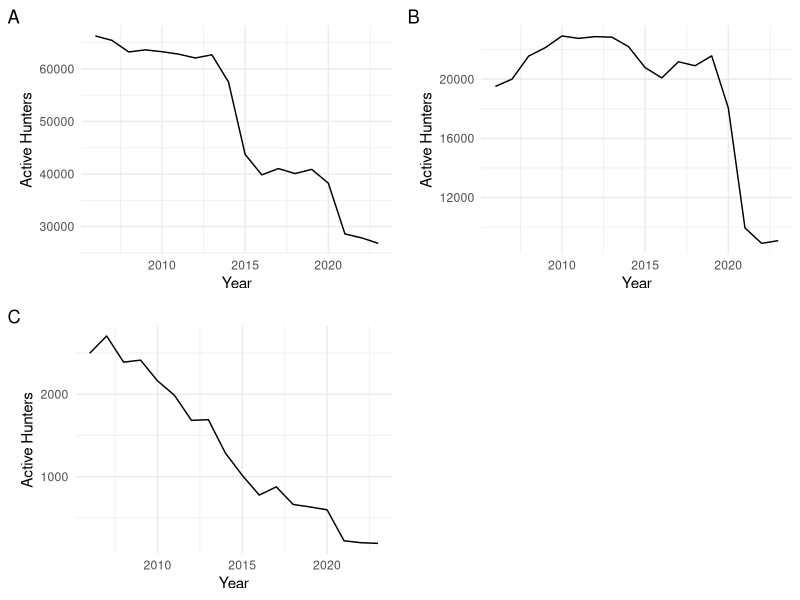
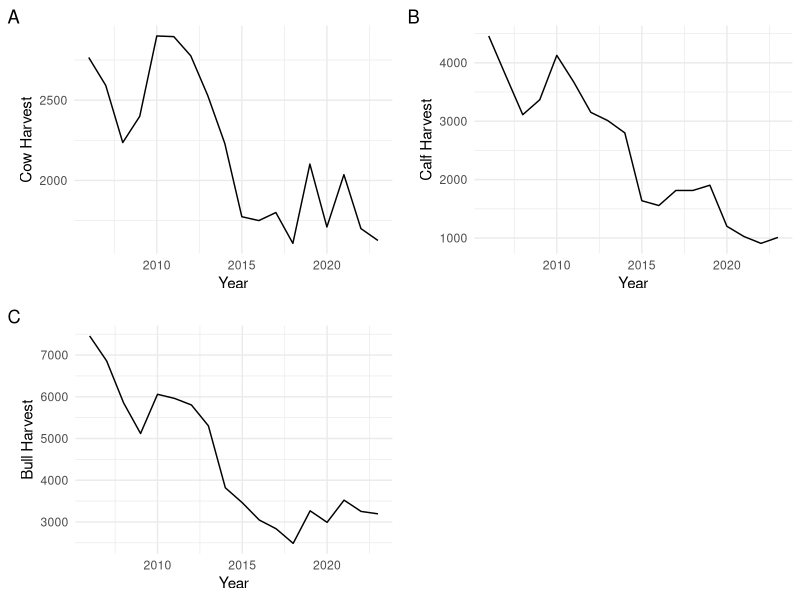
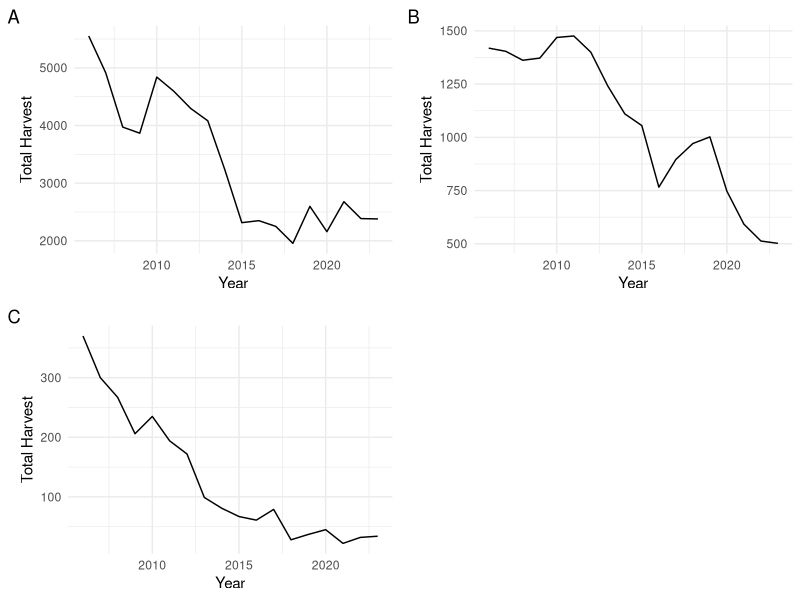
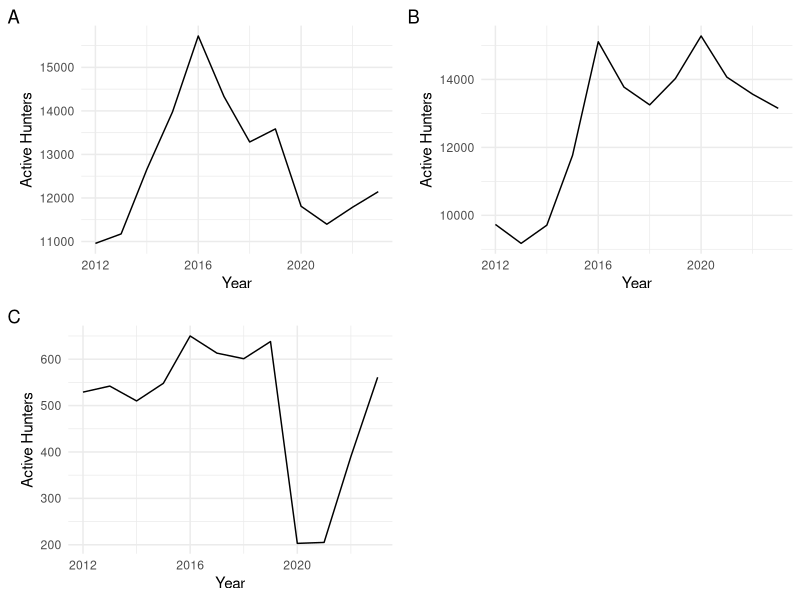
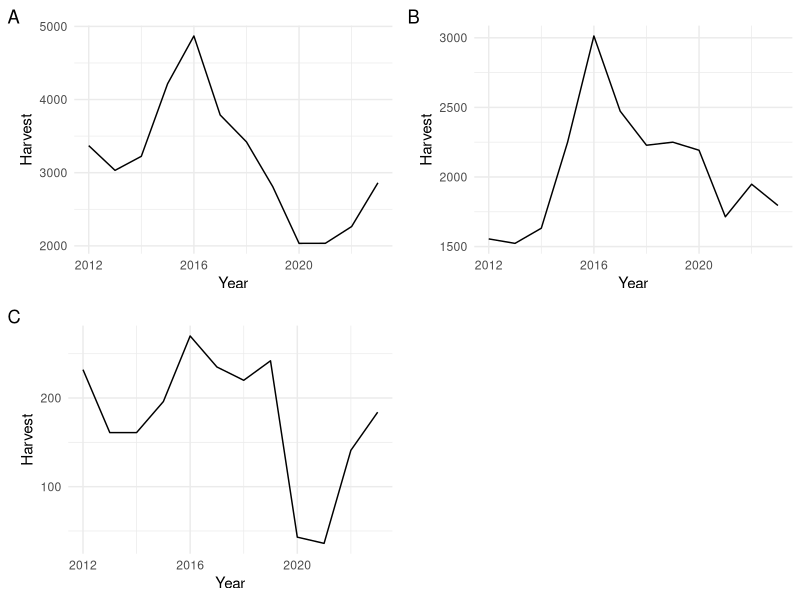
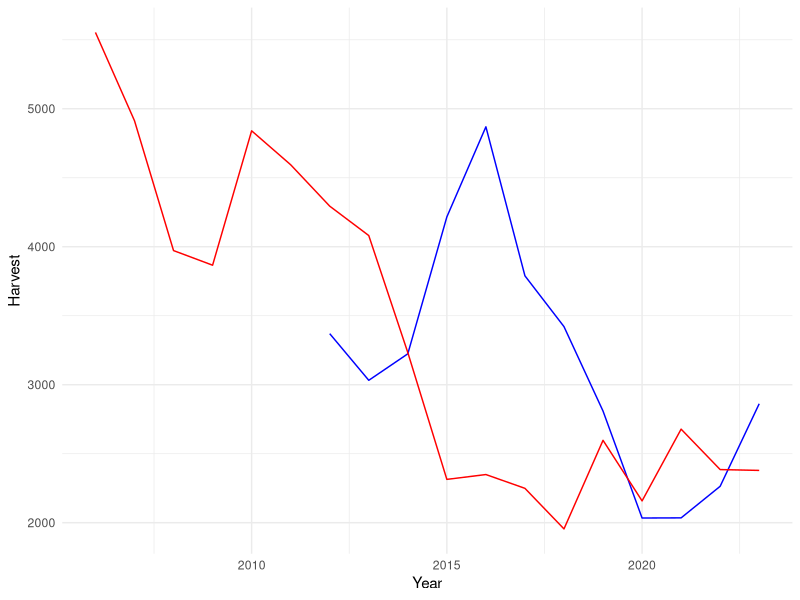
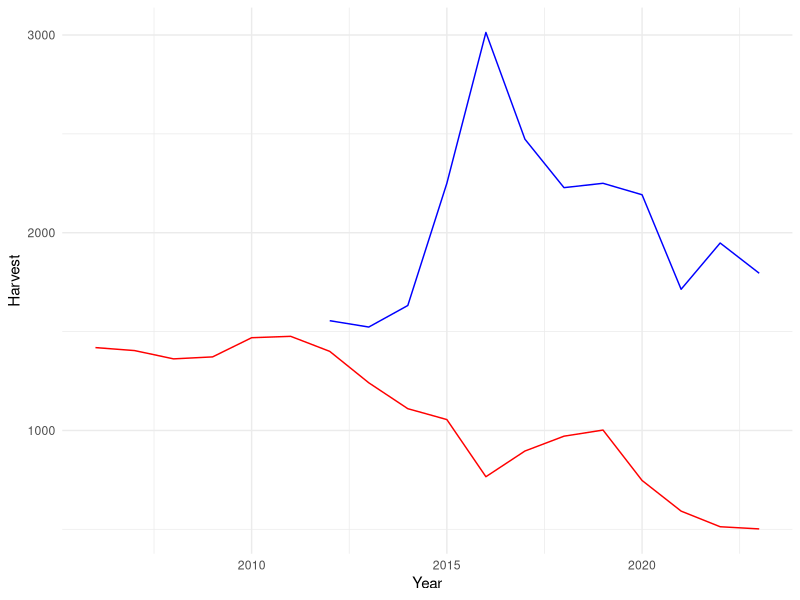
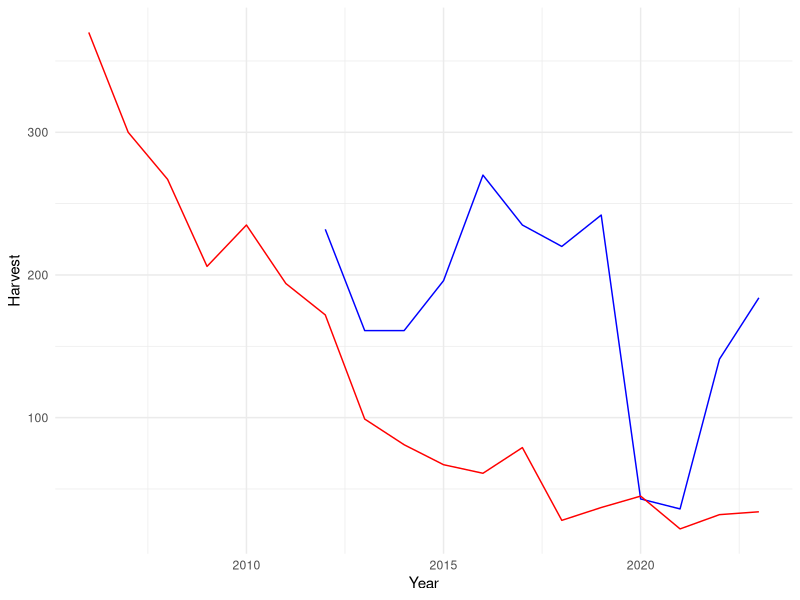

Write R code to recreate these figures, in order.
## ---- chunk 1
#| echo: false
#| include: false
#| warning: false
#| message: false

library(tidyverse)
library(ggplot2)
library(gridExtra)
## ---- chunk 2
#| echo: false
#| include: false
#| warning: false
#| message: false

#### Read in data ####
north_bear <-
  read_csv(
    file = "../data/analysis_data/north_data_bear.csv",
    show_col_types = FALSE
  )

se_bear <-
  read_csv(
    file = "../data/analysis_data/southeast_data_bear.csv",
    show_col_types = FALSE
  )

sw_bear <-
  read_csv(
    file = "../data/analysis_data/southwest_data_bear.csv",
    show_col_types = FALSE
  )

north_moose <-
  read_csv(
    file = "../data/analysis_data/north_data_moose.csv",
    show_col_types = FALSE
  )

se_moose <-
  read_csv(
    file = "../data/analysis_data/southeast_data_moose.csv",
    show_col_types = FALSE
  )

sw_moose <-
  read_csv(
    file = "../data/analysis_data/southwest_data_moose.csv",
    show_col_types = FALSE
  )

all_moose <-
  read_csv(
    file = "../data/analysis_data/all_data_moose.csv",
    show_col_types = FALSE
  )

types_moose <-
  read_csv(
    file = "../data/analysis_data/types_data_moose.csv",
    show_col_types = FALSE
  )

all_bear <-
  read_csv(
    file = "../data/analysis_data/all_data_bear.csv",
    show_col_types = FALSE
  )
## ---- chunk 3
#| echo: false
#| warning: false
#| label: fig-huntersmoose
#| fig-cap: "Number of active moose hunters between 2012 and 2023 in the northern (A), southeastern (B), and southwestern (C) region"

plot1 <- 
  ggplot()+
  geom_line(data = north_moose, aes(x = Year, y = `Active Hunters`), color = "black") +
  theme_minimal()+
  labs(tag = "A")

plot2 <-
  ggplot()+
  geom_line(data = se_moose, aes(x = Year, y = `Active Hunters`), color = "black") +
  theme_minimal() +
  labs(tag = "B")

plot3 <-
  ggplot()+
  geom_line(data = sw_moose, aes(x = Year, y = `Active Hunters`), color = "black") +
  theme_minimal() +
  labs(tag = "C")

grid.arrange(plot1, plot2, plot3, ncol = 2, nrow = 2)
## ---- chunk 4
#| echo: false
#| warning: false
#| label: fig-harvestmoosetypes
#| fig-cap: "Total number of cow, bull, and calf moose types harvested between 2012 and 2023"

plot1 <- 
  ggplot()+
  geom_line(data = types_moose, aes(x = Year, y = `Cow Harvest`), color = "black") +
  theme_minimal()+
  labs(tag = "A")

plot2 <-
  ggplot()+
  geom_line(data = types_moose, aes(x = Year, y = `Calf Harvest`), color = "black") +
  theme_minimal() +
  labs(tag = "B")

plot3 <-
  ggplot()+
  geom_line(data = types_moose, aes(x = Year, y = `Bull Harvest`), color = "black") +
  theme_minimal() +
  labs(tag = "C")

grid.arrange(plot1, plot2, plot3, ncol = 2, nrow = 2)
## ---- chunk 5
#| echo: false
#| warning: false
#| label: fig-harvestmoose
#| fig-cap: "Number of moose harvested between 2012 and 2023 in the northern (A), southeastern (B), and southwestern (C) region"

plot1 <- 
  ggplot()+
  geom_line(data = north_moose, aes(x = Year, y = `Total Harvest`), color = "black") +
  theme_minimal()+
  labs(tag = "A")

plot2 <-
  ggplot()+
  geom_line(data = se_moose, aes(x = Year, y = `Total Harvest`), color = "black") +
  theme_minimal() +
  labs(tag = "B")

plot3 <-
  ggplot()+
  geom_line(data = sw_moose, aes(x = Year, y = `Total Harvest`), color = "black") +
  theme_minimal() +
  labs(tag = "C")

grid.arrange(plot1, plot2, plot3, ncol = 2, nrow = 2)
## ---- chunk 6
#| echo: false
#| warning: false
#| label: fig-huntersbear
#| fig-cap: "Number of active black bear hunters between 2012 and 2023 in the northern (A), southeastern (B), and southwestern (C) region"

plot1 <- 
  ggplot()+
  geom_line(data = north_bear, aes(x = Year, y = `Active Hunters`), color = "black") +
  theme_minimal()+
  labs(tag = "A")

plot2 <-
  ggplot()+
  geom_line(data = se_bear, aes(x = Year, y = `Active Hunters`), color = "black") +
  theme_minimal() +
  labs(tag = "B")

plot3 <-
  ggplot()+
  geom_line(data = sw_bear, aes(x = Year, y = `Active Hunters`), color = "black") +
  theme_minimal() +
  labs(tag = "C")

grid.arrange(plot1, plot2, plot3, ncol = 2, nrow = 2)
## ---- chunk 7
#| echo: false
#| warning: false
#| label: fig-harvestbear
#| fig-cap: "Number of bears harvested between 2012 and 2023 in the northern (A), southeastern (B), and southwestern (C) region"

plot1 <- 
  ggplot()+
  geom_line(data = north_bear, aes(x = Year, y = Harvest), color = "black") +
  theme_minimal()+
  labs(tag = "A")

plot2 <-
  ggplot()+
  geom_line(data = se_bear, aes(x = Year, y = Harvest), color = "black") +
  theme_minimal() +
  labs(tag = "B")

plot3 <-
  ggplot()+
  geom_line(data = sw_bear, aes(x = Year, y = Harvest), color = "black") +
  theme_minimal() +
  labs(tag = "C")

grid.arrange(plot1, plot2, plot3, ncol = 2, nrow = 2)
## ---- chunk 8
#| echo: false
#| warning: false
#| label: fig-north
#| fig-cap: "Northern harvest numbers for moose and bears between 2006 and 2023"

#create line graph 
ggplot()+
  geom_line(data = north_bear, aes(x = Year, y = Harvest), color = "blue") + 
  geom_line(data = north_moose, aes(x = Year, y = `Total Harvest`), color = "red")+
  theme_minimal()

## ---- chunk 9
#| echo: false
#| warning: false
#| label: fig-southeast
#| fig-cap: "Southeastern harvest numbers for moose and bears between 2006 and 2023"

#create line graph 
ggplot()+
  geom_line(data = se_bear, aes(x = Year, y = Harvest), color = "blue") + 
  geom_line(data = se_moose, aes(x = Year, y = `Total Harvest`), color = "red")+
  theme_minimal() 

## ---- chunk 10
#| echo: false
#| warning: false
#| label: fig-southwest
#| fig-cap: "Southwestern harvest numbers for moose and bears between 2006 and 2023"

#create line graph 
ggplot()+
  geom_line(data = sw_bear, aes(x = Year, y = Harvest), color = "blue") + 
  geom_line(data = sw_moose, aes(x = Year, y = `Total Harvest`), color = "red")+
  theme_minimal()

## ---- chunk 11
#| echo: false
#| warning: false
#| label: fig-bearharvest
#| fig-cap: "Bear harvest numbers for the northern, southeastern and southwestern regions from 2012-2023"

#create line graph 
ggplot()+
  geom_line(data = sw_bear, aes(x = Year, y = Harvest), color = "blue") + 
  geom_line(data = se_bear, aes(x = Year, y = Harvest), color = "red")+
  geom_line(data = north_bear, aes(x = Year, y = Harvest), color = "green")+
  theme_minimal()
## ---- chunk 12
#| echo: false
#| warning: false
#| label: fig-mooseharvest
#| fig-cap: "Moose harvest numbers for the northern, southeastern and southwestern regions from 2006-2023"

#create line graph 
ggplot()+
  geom_line(data = sw_moose, aes(x = Year, y = `Total Harvest`), color = "blue") + 
  geom_line(data = se_moose, aes(x = Year, y = `Total Harvest`), color = "red")+
  geom_line(data = north_moose, aes(x = Year, y = `Total Harvest`), color = "green")+
  theme_minimal()
## ---- chunk 13
#| echo: false
#| warning: false
#| label: fig-swhunters
#| fig-cap: "Number of active bear and moose hunters in the southwest region from 2006-2023"

#create line graph 
ggplot()+
  geom_line(data = sw_bear, aes(x = Year, y = `Active Hunters`), color = "blue") +
  geom_line(data = sw_moose, aes(x = Year, y = `Active Hunters`), color = "red")+
  theme_minimal()

## ---- chunk 14
#| echo: false
#| warning: false
#| label: fig-sehunters
#| fig-cap: "Number of active bear and moose hunters in the southeast region from 2006-2012"

#create line graph 
ggplot()+
  geom_line(data = se_bear, aes(x = Year, y = `Active Hunters`), color = "blue") +
  geom_line(data = se_moose, aes(x = Year, y = `Active Hunters`), color = "red")+
  theme_minimal()

## ---- chunk 15
#| echo: false
#| warning: false
#| label: fig-northhunters
#| fig-cap: "Number of active bear and moose hunters in the northern region from 2006-2023"

#create line graph 
ggplot()+
  geom_line(data = north_bear, aes(x = Year, y = `Active Hunters`), color = "blue") +
  geom_line(data = north_moose, aes(x = Year, y = `Active Hunters`), color = "red")+
  theme_minimal()

## ---- chunk 16
#| echo: false
#| warning: false
#| label: fig-harvesthuntermoose
#| fig-cap: "Number of active moose hunters plotted against total moose harvests from 2006-2023 in the northern (A), southeastern (B), and southwestern (C) region"

plot1 <- 
  ggplot()+
  geom_line(data = north_moose, aes(x = `Active Hunters`, y = `Total Harvest`), color = "red") +
  theme_minimal()+
  theme(axis.text.x = element_text(angle = 70))+
  labs(tag = "A")

plot2 <-
  ggplot()+
  geom_line(data = se_moose, aes(x = `Active Hunters`, y = `Total Harvest`), color = "red") +
  theme_minimal() +
  theme(axis.text.x = element_text(angle = 70))+
  labs(tag = "B")

plot3 <-
  ggplot()+
  geom_line(data = sw_moose, aes(x = `Active Hunters`, y = `Total Harvest`), color = "red") +
  theme_minimal() +
  theme(axis.text.x = element_text(angle = 70))+
  labs(tag = "C")

grid.arrange(plot1, plot2, plot3, ncol = 2, nrow = 2)
## ---- chunk 17
#| echo: false
#| warning: false
#| label: fig-harvesthuntersbear
#| fig-cap: "Number of active bear hunters plotted against total bear harvests from 2012-2023 in the northern (A), southeastern (B), and southwestern (C) region"

plot1 <- 
  ggplot()+
  geom_line(data = north_bear, aes(x = `Active Hunters`, y = Harvest), color = "blue") +
  theme_minimal()+
  theme(axis.text.x = element_text(angle = 70))+
  labs(tag = "A")

plot2 <-
  ggplot()+
  geom_line(data = se_bear, aes(x = `Active Hunters`, y = Harvest), color = "blue") +
  theme_minimal() +
  theme(axis.text.x = element_text(angle = 70))+
  labs(tag = "B")

plot3 <-
  ggplot()+
  geom_line(data = sw_bear, aes(x = `Active Hunters`, y = Harvest), color = "blue") +
  theme_minimal() +
  theme(axis.text.x = element_text(angle = 70))+
  labs(tag = "C")

grid.arrange(plot1, plot2, plot3, ncol = 2, nrow = 2)
## ---- chunk 18
#| echo: false
#| warning: false
#| label: fig-moose
#| fig-cap: "Number of moose harvested in each WMU from 2006-2023"

#create line graph 
ggplot(all_moose, aes(x = `Active Hunters`, y = `Total Harvest`, color = WMU))+
scale_color_distiller(palette = "RdPu")+
geom_point(show.legend = TRUE)+
theme_minimal()
## ---- chunk 19
#| echo: false
#| warning: false
#| label: fig-bear
#| fig-cap: "Number of bear harvested in each WMU from 2012-2023"

#create line graph 
ggplot(all_bear, aes(x = `Active Hunters`, y = Harvest, color = WMU))+
geom_point(show.legend = TRUE)+
scale_color_distiller(palette = "YlGnBu")+
theme_minimal()
